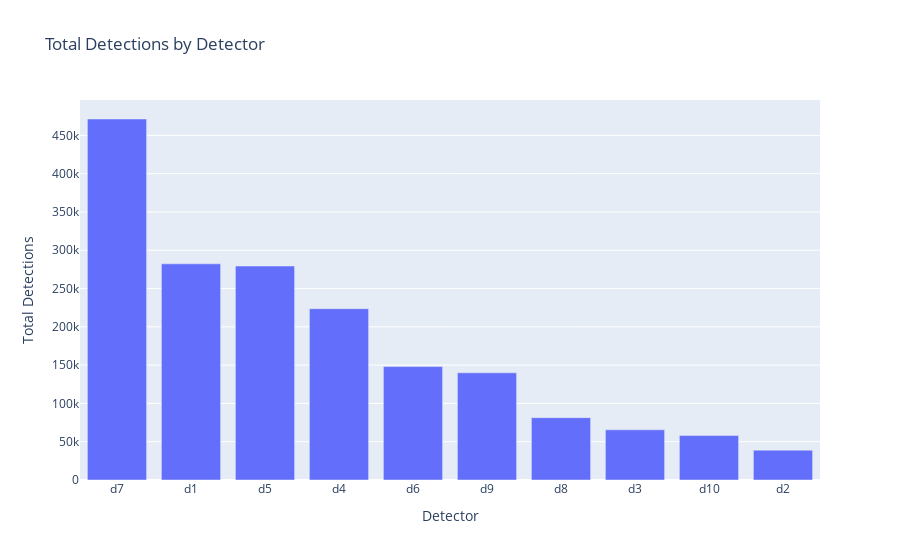

The cell this chart's notebook holds for it:
### Code cell
fig = px.bar(
    x=detector_totals.index,
    y=detector_totals.values,
    title='Total Detections by Detector',
    labels={'x': 'Detector', 'y': 'Total Detections'}
)
fig.show()

### Figure 1 — Plotly figure (JSON) as saved in the notebook; plotly's stock layout.template omitted (floating-point values rounded to 4 significant figures)
{"data": [{"hovertemplate": "Detector=%{x}<br>Total Detections=%{y}<extra></extra>", "legendgroup": "", "marker": {"color": "#636efa", "pattern": {"shape": ""}}, "name": "", "orientation": "v", "showlegend": false, "textposition": "auto", "type": "bar", "x": ["d7", "d1", "d5", "d4", "d6", "d9", "d8", "d3", "d10", "d2"], "xaxis": "x", "y": [471400.0, 282200.0, 279400.0, 223700.0, 148100.0, 140000.0, 81400.0, 65560.0, 58080.0, 39010.0], "yaxis": "y"}], "layout": {"autosize": true, "barmode": "relative", "legend": {"tracegroupgap": 0}, "title": {"text": "Total Detections by Detector"}, "xaxis": {"anchor": "y", "autorange": true, "domain": [0, 1], "range": [-0.5, 9.5], "title": {"text": "Detector"}, "type": "category"}, "yaxis": {"anchor": "x", "autorange": true, "domain": [0, 1], "range": [0, 496200.0], "title": {"text": "Total Detections"}, "type": "linear"}}}
